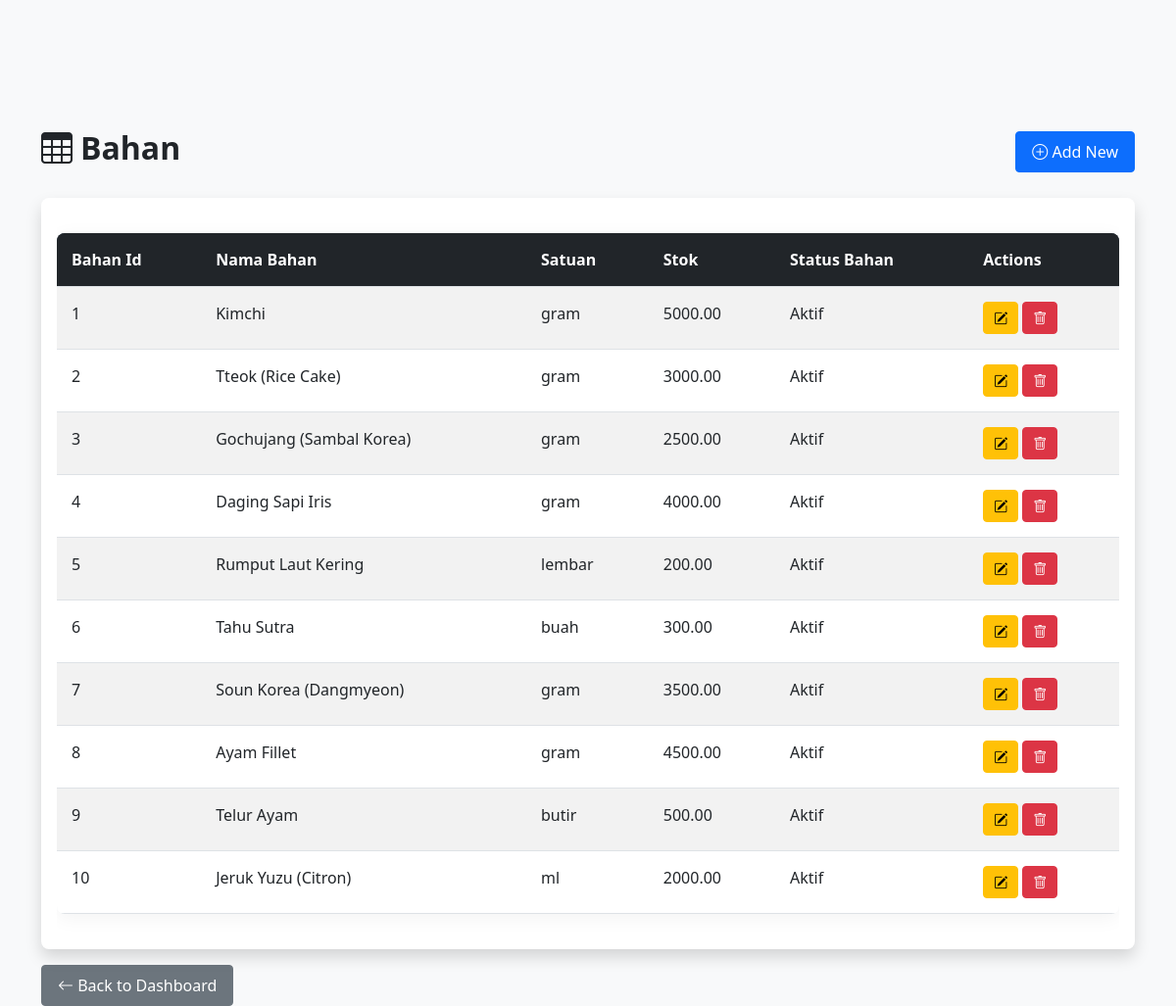
The page /pages/bahan.php on the database its author committed.
### tables this page shows
CREATE TABLE bahan (
  bahan_id INT AUTO_INCREMENT PRIMARY KEY,
  nama_bahan VARCHAR(100) NOT NULL,
  satuan VARCHAR(50) NOT NULL,
  stok DECIMAL(10,2) DEFAULT 0,
  status_bahan ENUM('Aktif', 'Tidak Aktif') DEFAULT 'Aktif'
);

### pages/bahan.php (called while the page is built)
<?php
include('../template/table_template.php');
?>

### template/table_template.php (the view, shortened to what this page needs)
<?php
include('../config/db.php');
$table = basename($_SERVER['PHP_SELF'], '.php');
$title = ucwords(str_replace('_', ' ', $table));
if (isset($custom_query)) {
    $data = $pdo->query($custom_query)->fetchAll();
} else {
    $data = $pdo->query("SELECT * FROM $table")->fetchAll();
}
$columns = [];
if (!empty($data)) {
    $columns = array_keys($data[0]);
}
$primary_key = '';
if (!empty($columns)) {
    foreach ($columns as $col) {
        if (strpos($col, '_id') !== false) {
            $primary_key = $col;
            break;
        }
    }
}
?>
<!DOCTYPE html>
<html>
<head>
  <link href="https://cdn.jsdelivr.net/npm/bootstrap@5.3.0/dist/css/bootstrap.min.css" rel="stylesheet">
  <link rel="stylesheet" href="https://cdn.jsdelivr.net/npm/bootstrap-icons@1.10.0/font/bootstrap-icons.css">
  <link rel="stylesheet" href="../../public/style.css">
</head>
<body>
<div class="container mt-5 pt-4">
  <div class="d-flex justify-content-between align-items-center mb-4">
    <h2 class="fw-bold">
      <i class="bi bi-table me-2"></i><?= $title ?>
    </h2>
    <?php if (!isset($custom_query)): ?>
      <button class="btn btn-primary" data-bs-toggle="modal" data-bs-target="#addModal">
        <i class="bi bi-plus-circle"></i> Add New
      </button>
    <?php endif; ?>
  </div>
  <div class="card shadow">
    <div class="card-body">
      <div class="table-responsive">
        <table class="table table-hover table-striped">
          <thead class="table-dark">
            <tr>
              <?php foreach ($columns as $col): ?>
                <th><?= ucwords(str_replace('_', ' ', $col)) ?></th>
              <?php endforeach; ?>
              <?php if (!isset($custom_query)): ?>
                <th>Actions</th>
              <?php endif; ?>
            </tr>
          </thead>
          <tbody>
            <?php foreach ($data as $row): ?>
              <tr>
                <?php foreach ($row as $val): ?>
                  <td><?= htmlspecialchars($val) ?></td>
                <?php endforeach; ?>
                <?php if (!isset($custom_query)): ?>
                  <td>
                    <a href="#" class="btn btn-sm btn-warning" data-bs-toggle="modal" data-bs-target="#editModal<?= $row[$primary_key] ?>">
                      <i class="bi bi-pencil-square"></i>
                    </a>
                    <a href="../pages/crud.php?table=<?= $table ?>&delete=<?= $row[$primary_key] ?>&pk=<?= $primary_key ?>" class="btn btn-sm btn-danger" onclick="return confirm('Are you sure you want to delete this record?')">
                      <i class="bi bi-trash"></i>
                    </a>
                  </td>
                <?php endif; ?>
              </tr>
            <?php endforeach; ?>
          </tbody>
        </table>
      </div>
    </div>
  </div>
  <a href="<?= dirname(dirname($_SERVER['PHP_SELF'])) ?>/index.php" class="btn btn-secondary mt-3">
    <i class="bi bi-arrow-left"></i> Back to Dashboard
  </a>
</div>
</body>
</html>

### public/style.css (style rules this page uses)
body { background-color: #f8f9fa; font-family: 'Segoe UI', Tahoma, Geneva, Verdana, sans-serif; padding-top: 60px; }
.card { border-radius: 0.5rem; transition: transform 0.3s, box-shadow 0.3s; border: none; }
.table { width: 100%; margin: 20px 0; border-collapse: collapse; border-radius: 0.5rem; overflow: hidden; box-shadow: 0 4px 20px rgba(0, 0, 0, 0.05); }
.table th, .table td { padding: 15px; text-align: left; border-bottom: 1px solid #dee2e6; transition: background-color 0.3s; }
.table thead { background-color: #2c3e50; color: white; }
.table thead th { position: sticky; top: 0; z-index: 10; font-weight: 600; }
.table tbody tr { transition: background-color 0.3s; }
.table tbody tr:nth-child(even) { background-color: #f8f9fa; }
.btn { border-radius: 0.25rem; transition: all 0.3s; font-weight: 500; padding: 8px 16px; }
.btn-sm { padding: 5px 10px; }
.table-responsive { overflow-x: auto; border-radius: 0.5rem; }
.card, .table, .alert { animation: fadeIn 0.5s ease-out; }

### rows shown on the page
bahan: bahan_id "1", nama_bahan "Kimchi", satuan "gram", stok "5000.00", status_bahan "Aktif"
bahan: bahan_id "2", nama_bahan "Tteok (Rice Cake)", satuan "gram", stok "3000.00", status_bahan "Aktif"
bahan: bahan_id "3", nama_bahan "Gochujang (Sambal Korea)", satuan "gram", stok "2500.00", status_bahan "Aktif"
bahan: bahan_id "4", nama_bahan "Daging Sapi Iris", satuan "gram", stok "4000.00", status_bahan "Aktif"
bahan: bahan_id "5", nama_bahan "Rumput Laut Kering", satuan "lembar", stok "200.00", status_bahan "Aktif"
bahan: bahan_id "6", nama_bahan "Tahu Sutra", satuan "buah", stok "300.00", status_bahan "Aktif"
bahan: bahan_id "7", nama_bahan "Soun Korea (Dangmyeon)", satuan "gram", stok "3500.00", status_bahan "Aktif"
bahan: bahan_id "8", nama_bahan "Ayam Fillet", satuan "gram", stok "4500.00", status_bahan "Aktif"
bahan: bahan_id "9", nama_bahan "Telur Ayam", satuan "butir", stok "500.00", status_bahan "Aktif"
bahan: bahan_id "10", nama_bahan "Jeruk Yuzu (Citron)", satuan "ml", stok "2000.00", status_bahan "Aktif"

### other values the page prints
$title "Bahan"
str_replace('_', ' ', $col) "Bahan Id"
str_replace('_', ' ', $col) "Nama Bahan"
str_replace('_', ' ', $col) "Satuan"
str_replace('_', ' ', $col) "Stok"
str_replace('_', ' ', $col) "Status Bahan"
